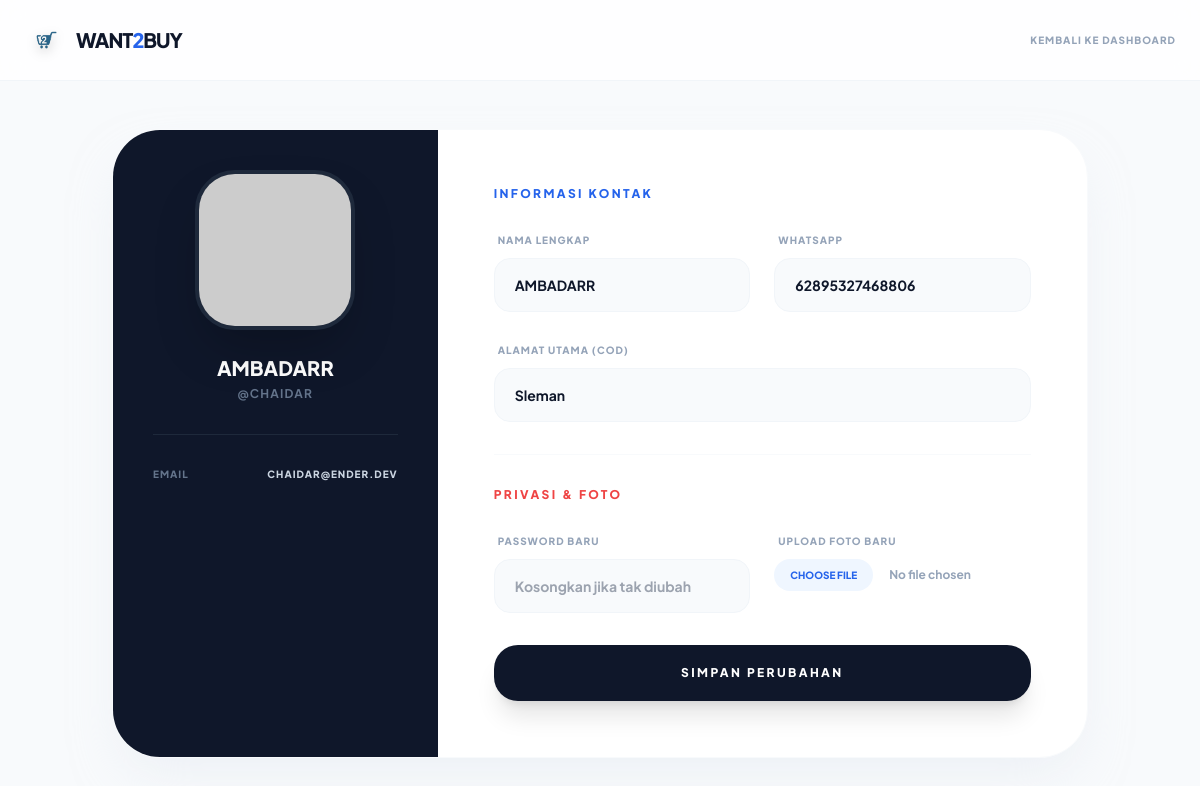
The app's page /profile.php (signed in) with its own data.
### tables this page shows
CREATE TABLE `users` (
  `id` int(11) NOT NULL AUTO_INCREMENT,
  `full_name` varchar(100) NOT NULL,
  `whatsapp` varchar(20) DEFAULT NULL,
  `username` varchar(50) NOT NULL,
  `email` varchar(100) NOT NULL,
  `password` varchar(255) NOT NULL,
  `created_at` timestamp NULL DEFAULT current_timestamp(),
  `address` text DEFAULT NULL,
  `profile_picture` varchar(255) DEFAULT 'default.png',
  PRIMARY KEY (`id`),
  UNIQUE KEY `username` (`username`),
  UNIQUE KEY `email` (`email`)
);

### profile.php (the view, shortened to what this page needs)
<?php
require_once 'koneksi.php';
$user_id = $_SESSION['user']['id'];
$query = mysqli_query($conn, "SELECT * FROM users WHERE id = '$user_id'");
$user = mysqli_fetch_assoc($query);
?>
<!DOCTYPE html>
<html lang="id">
<head>
    <script src="https://cdn.tailwindcss.com"></script>
</head>
<body class="text-slate-900">
    <nav class="bg-white/80 backdrop-blur-md sticky top-0 z-50 border-b border-slate-100">
        <div class="max-w-7xl mx-auto px-6 h-20 flex items-center justify-between">
            <a href="index.php" class="flex items-center gap-3">
                <img src="logo.png" alt="Logo" class="w-10 h-10 object-contain logo-heavy-shadow">
                <span class="text-xl font-black tracking-tighter text-slate-900 uppercase">WANT<span class="text-blue-600">2</span>BUY</span>
            </a>
            <a href="dashboard.php" class="text-[10px] font-black uppercase tracking-widest text-slate-400 hover:text-blue-600 transition">Kembali ke Dashboard</a>
        </div>
    </nav>
    <main class="max-w-5xl mx-auto px-6 py-12">
        <div class="bg-white rounded-[3rem] shadow-2xl shadow-slate-200/50 border border-slate-50 overflow-hidden">
            <div class="grid grid-cols-1 md:grid-cols-12">
                <div class="md:col-span-4 bg-slate-900 p-10 text-white flex flex-col items-center text-center">
                    <div class="relative group mb-6">
                        <?php
                            $img_path = (!empty($user['profile_picture']) && file_exists("uploads/" . $user['profile_picture']))
                                        ? "uploads/" . $user['profile_picture'] : "";
                        ?>
                        <img id="preview" src="<?= $img_path ?>"
                             onerror="this.src='https://ui-avatars.com/api/?name=<?= urlencode($user['full_name']) ?>&background=0284c7&color=fff&size=200'"
                             class="w-40 h-40 rounded-[2.5rem] object-cover border-4 border-slate-800 shadow-2xl transition-transform group-hover:scale-105">
                    </div>
                    <h2 class="text-xl font-black mb-1"><?= htmlspecialchars($user['full_name']) ?></h2>
                    <p class="text-slate-500 text-xs font-bold uppercase tracking-widest mb-8">@<?= htmlspecialchars($user['username']) ?></p>
                    <div class="w-full space-y-4 pt-8 border-t border-slate-800 text-left">
                        <div class="flex justify-between text-[10px] font-black uppercase tracking-widest text-slate-500">
                            <span>Email</span>
                            <span class="text-slate-300"><?= htmlspecialchars($user['email']) ?></span>
                        </div>
                    </div>
                </div>
                <div class="md:col-span-8 p-10 md:p-14">
                    <form method="POST" enctype="multipart/form-data" class="space-y-8">
                        <div class="space-y-6">
                            <h3 class="text-xs font-black uppercase tracking-[0.2em] text-blue-600">Informasi Kontak</h3>
                            <div class="grid grid-cols-1 md:grid-cols-2 gap-6">
                                <div class="space-y-2">
                                    <label class="text-[10px] font-black text-slate-400 uppercase tracking-widest ml-1">Nama Lengkap</label>
                                    <input type="text" name="full_name" value="<?= htmlspecialchars($user['full_name']) ?>" class="w-full bg-slate-50 border border-slate-100 rounded-2xl px-5 py-4 text-sm font-bold focus:ring-2 focus:ring-blue-500 outline-none transition" required>
                                </div>
                                <div class="space-y-2">
                                    <label class="text-[10px] font-black text-slate-400 uppercase tracking-widest ml-1">WhatsApp</label>
                                    <input type="text" name="whatsapp" value="<?= htmlspecialchars($user['whatsapp'] ?? '') ?>" placeholder="08..." class="w-full bg-slate-50 border border-slate-100 rounded-2xl px-5 py-4 text-sm font-bold focus:ring-2 focus:ring-blue-500 outline-none transition">
                                </div>
                            </div>
                            <div class="space-y-2">
                                <label class="text-[10px] font-black text-slate-400 uppercase tracking-widest ml-1">Alamat Utama (COD)</label>
                                <input type="text" name="address" value="<?= htmlspecialchars($user['address'] ?? '') ?>" placeholder="Tulis alamat lengkap/kota..." class="w-full bg-slate-50 border border-slate-100 rounded-2xl px-5 py-4 text-sm font-bold focus:ring-2 focus:ring-blue-500 outline-none transition">
                            </div>
                        </div>
                        <div class="pt-8 border-t border-slate-50 space-y-6">
                            <h3 class="text-xs font-black uppercase tracking-[0.2em] text-red-500">Privasi & Foto</h3>
                            <div class="grid grid-cols-1 md:grid-cols-2 gap-6">
                                <div class="space-y-2">
                                    <label class="text-[10px] font-black text-slate-400 uppercase tracking-widest ml-1">Password Baru</label>
                                    <input type="password" name="new_password" placeholder="Kosongkan jika tak diubah" class="w-full bg-slate-50 border border-slate-100 rounded-2xl px-5 py-4 text-sm font-bold focus:ring-2 focus:ring-red-500 outline-none transition">
                                </div>
                                <div class="space-y-2">
                                    <label class="text-[10px] font-black text-slate-400 uppercase tracking-widest ml-1">Upload Foto Baru</label>
                                    <input type="file" name="new_profile_picture" accept="image/*" class="w-full text-xs font-bold text-slate-400 file:mr-4 file:py-2 file:px-4 file:rounded-full file:border-0 file:text-[10px] file:font-black file:uppercase file:bg-blue-50 file:text-blue-600 hover:file:bg-blue-100 transition" onchange="previewImage(event)">
                                </div>
                            </div>
                        </div>
                        <button type="submit" name="update_profile" class="w-full py-5 bg-slate-900 hover:bg-blue-600 text-white rounded-[1.5rem] font-black text-xs uppercase tracking-[0.2em] transition-all shadow-xl active:scale-[0.98]">
                            Simpan Perubahan
                        </button>
                    </form>
                </div>
            </div>
        </div>
    </main>
</body>
</html>

### profile.php (style rules this page uses)
body { font-family: 'Plus Jakarta Sans', sans-serif; background-color: #F8FAFC; }
.logo-heavy-shadow { filter: drop-shadow(0 4px 6px rgba(0,0,0,0.2)); }

### records on screen
users: full_name "AMBADARR", username "CHAIDAR", email "CHAIDAR@ENDER.DEV", whatsapp "62895327468806", address "Sleman"
